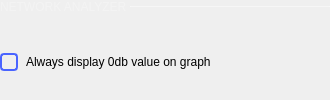
            <widget class="QWidget" name="NetworkAnalyzer" native="true">
             <layout class="QVBoxLayout" name="verticalLayout_5">
              <property name="spacing">
               <number>0</number>
              </property>
              <property name="leftMargin">
               <number>0</number>
              </property>
              <property name="topMargin">
               <number>0</number>
              </property>
              <property name="rightMargin">
               <number>0</number>
              </property>
              <property name="bottomMargin">
               <number>0</number>
              </property>
              <item>
               <layout class="QHBoxLayout" name="horizontalLayout_11">
                <property name="spacing">
                 <number>0</number>
                </property>
                <property name="topMargin">
                 <number>0</number>
                </property>
                <item>
                 <widget class="QLabel" name="label_10">
                  <property name="sizePolicy">
                   <sizepolicy hsizetype="Fixed" vsizetype="Fixed">
                    <horstretch>0</horstretch>
                    <verstretch>0</verstretch>
                   </sizepolicy>
                  </property>
                  <property name="styleSheet">
                   <string notr="true">QLabel {
  font-size: 12px;
color: rgba(255, 255, 255, 70);
}</string>
                  </property>
                  <property name="text">
                   <string>NETWORK ANALYZER </string>
                  </property>
                 </widget>
                </item>
                <item>
                 <widget class="Line" name="line_5">
                  <property name="minimumSize">
                   <size>
                    <width>200</width>
                    <height>1</height>
                   </size>
                  </property>
                  <property name="maximumSize">
                   <size>
                    <width>16777215</width>
                    <height>1</height>
                   </size>
                  </property>
                  <property name="styleSheet">
                   <string notr="true">border: 1px solid rgba(255, 255, 255, 70);</string>
                  </property>
                  <property name="orientation">
                   <enum>Qt::Horizontal</enum>
                  </property>
                 </widget>
                </item>
               </layout>
              </item>
              <item>
               <spacer name="verticalSpacer_11">
                <property name="orientation">
                 <enum>Qt::Vertical</enum>
                </property>
                <property name="sizeType">
                 <enum>QSizePolicy::Fixed</enum>
                </property>
                <property name="sizeHint" stdset="0">
                 <size>
                  <width>20</width>
                  <height>15</height>
                 </size>
                </property>
               </spacer>
              </item>
              <item>
               <layout class="QHBoxLayout" name="horizontalLayout_5">
                <property name="spacing">
                 <number>0</number>
                </property>
                <property name="topMargin">
                 <number>0</number>
                </property>
                <item>
                 <widget class="QCheckBox" name="na_zeroCheckBox">
                  <property name="maximumSize">
                   <size>
                    <width>16777215</width>
                    <height>16777215</height>
                   </size>
                  </property>
                  <property name="styleSheet">
                   <string notr="true">QCheckBox {
  spacing: 8px;
  background-color: transparent;
  font-size: 14px;
  font-weight: bold;

  color: rgba(255, 255, 255, 153);
}

QCheckBox::indicator {
  width: 14px;
  height: 14px;
  border: 2px solid rgb(74,100,255);
  border-radius: 4px;
}
QCheckBox::indicator:unchecked { background-color: transparent; }
QCheckBox::indicator:checked { background-color: rgb(74,100,255); }</string>
                  </property>
                  <property name="text">
                   <string/>
                  </property>
                 </widget>
                </item>
                <item>
                 <widget class="QLabel" name="label">
                  <property name="sizePolicy">
                   <sizepolicy hsizetype="Fixed" vsizetype="Preferred">
                    <horstretch>0</horstretch>
                    <verstretch>0</verstretch>
                   </sizepolicy>
                  </property>
                  <property name="text">
                   <string>Always display 0db value on graph</string>
                  </property>
                 </widget>
                </item>
                <item>
                 <spacer name="horizontalSpacer_5">
                  <property name="orientation">
                   <enum>Qt::Horizontal</enum>
                  </property>
                  <property name="sizeHint" stdset="0">
                   <size>
                    <width>40</width>
                    <height>20</height>
                   </size>
                  </property>
                 </spacer>
                </item>
               </layout>
              </item>
              <item>
               <spacer name="verticalSpacer_15">
                <property name="orientation">
                 <enum>Qt::Vertical</enum>
                </property>
                <property name="sizeType">
                 <enum>QSizePolicy::Fixed</enum>
                </property>
                <property name="sizeHint" stdset="0">
                 <size>
                  <width>20</width>
                  <height>5</height>
                 </size>
                </property>
               </spacer>
              </item>
             </layout>
            </widget>
